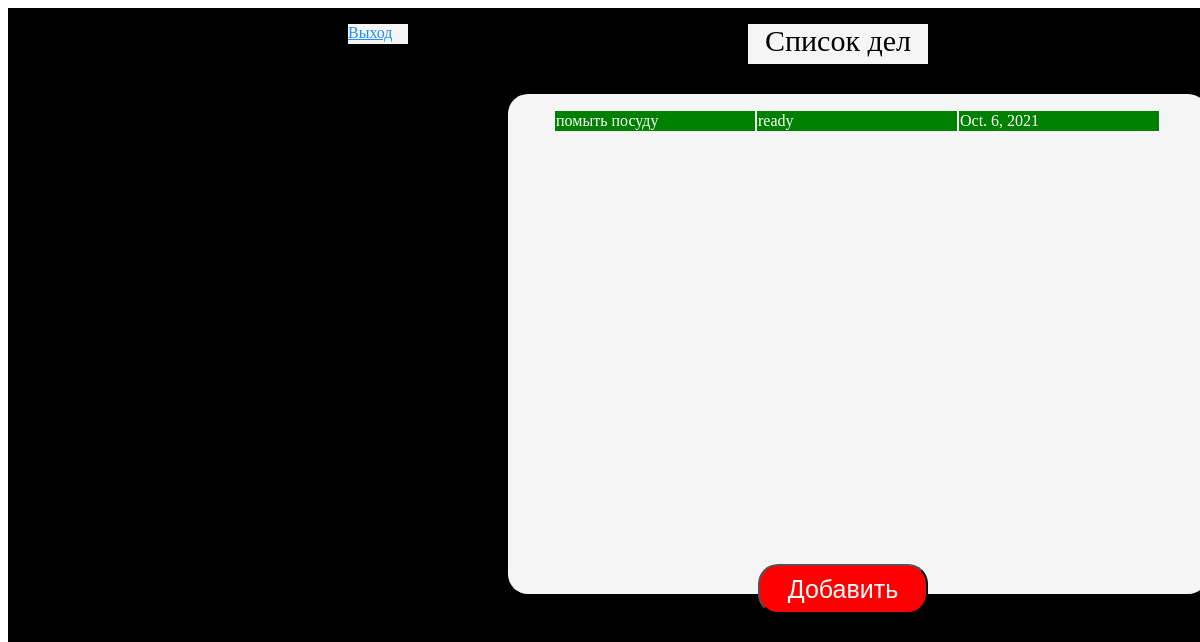
/index.html (signed in), run on an earlier commit of the app's database.
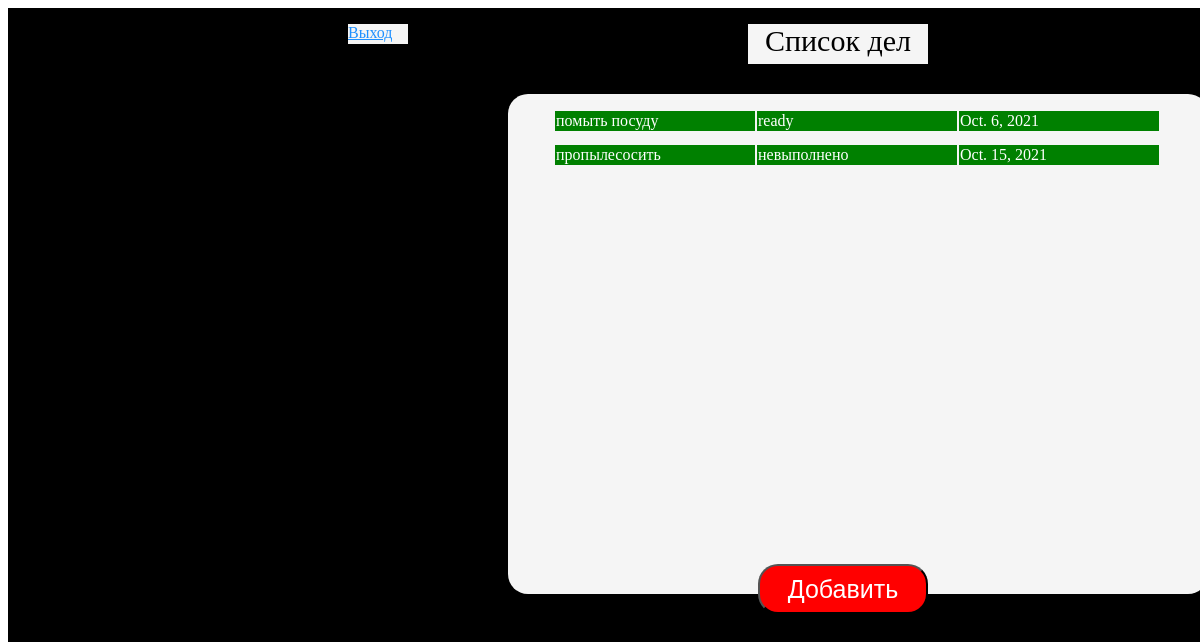
And on a later commit of the database.
### firstapp/models.py (models this page shows)
class Task(models.Model):
    task_name = models.CharField(max_length=200)
    task_time = models.DateField()
    task_status = models.CharField(max_length=50)
    User_id = models.ForeignKey(User, on_delete=models.CASCADE)

### firstapp/views.py (the view)
# urls.py: path('index.html', MainPage.as_view()),
class MainPage(View):
    def get(self, request):
        tasks = get_material(request.session["id_user"])
        context = {
            'tasks': tasks
        }
        return render(request, 'index.html', context=context)

### firstapp/basa.py (called while the page is built)
def get_material(user_id):
    materials = Task.objects.filter(User_id=user_id)
    return materials

### firstapp/templates/index.html (shortened to what this page needs)
<!DOCTYPE html>
{% load static %}
<html lang="en">
<head>
    <link rel="stylesheet" type="text/css" href="{% static 'css/style.css' %}">
    <link rel="stylesheet" type="text/css" href="{% static 'css/style_string.css' %}">
</head>
<body>
    <div class="header">
        <ul>
            <a href="login.html"><li class="header-1"> Выход</li></a>
            <li class="header-2"  align="center">Список дел</li>
        </ul>
        <div class="bt">
            <form class="form1" >
                 <button class="button1">Добавить</button>
            </form>
        <div class="content">
            {% for task in tasks %}
            {% include 'string.html' %}
            {% endfor %}
        </div>
        </div>
    </div>
</body>
</html>

### firstapp/templates/string.html
{% block content %}
    <table class="ret">
        <tr class="success">
            <td width="200px"><font color="white">{{task.task_name}}</font></td>
            <td width="200px"><font color="white">{{task.task_status}}</font></td>
            <td width="200px"><font color="white">{{task.task_time}}</font></td>
        </tr>
    </table>
{% endblock %}

### firstapp/static/css/style.css (style rules this page uses)
.header { background-color:black; height: 1000px; width: 100%; position:fixed ; }
.header-1 { background-color:WhiteSmoke; height: 20px; width: 60px; margin-left: 300px; margin-top: 10px; }
.header-2 { background-color:WhiteSmoke; height: 40px; width: 180px; font-size: 30px; margin-left: 700px; margin-top: -20px; }
li { list-style-type: none; }
.content { background-color:WhiteSmoke; height: 500px; width: 700px; margin-top: 20px; margin-left: 500px; border-radius: 20px; padding-top:5px; }
.button1 { background-color: red; position: relative; border-radius: 20px; height: 50px; width: 170px; font-size: 25px; color: white; margin-top: 470px; margin-left: 750px; }
.form1 { position: fixed; }
* { box-sizing: border-box; }
a { color: dodgerblue; }
.success { background-color:green; }

### firstapp/static/css/style_string.css (style rules this page uses)
.success { background-color: green; }
.ret { margin-left:45px; margin-top:10px; }

What changed in the data, as far as the page shows it:
added Task: task_name "пропылесосить", task_status "невыполнено", task_time "Oct. 15, 2021"
